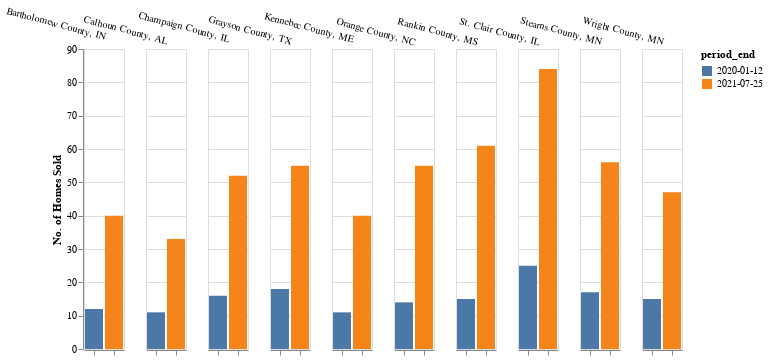

Notebook code cell kept with this figure:
### Code cell
alt.Chart(biggest_jump_redfin).mark_bar().encode(
    x = alt.X('period_end', axis = alt.Axis(labels = False), title = None),
    y = alt.Y('value', title = "No. of Homes Sold"),
    color = alt.Color('period_end'),
    column = alt.Column('region_name', title = "", header = alt.Header(labelAngle = 15, labelPadding = -30, labelOrient = 'top'))
)

### Figure 1 — Vega-Lite specification as saved in the notebook (floating-point values rounded to 4 significant figures)
{"config": {"view": {"continuousWidth": 400, "continuousHeight": 300}}, "data": {"name": "data-49f7cba1e0cd3eb45cbcd0e428a54fda"}, "mark": "bar", "encoding": {"color": {"type": "nominal", "field": "period_end"}, "column": {"type": "nominal", "field": "region_name", "header": {"labelAngle": 15, "labelOrient": "top", "labelPadding": -30}, "title": ""}, "x": {"type": "nominal", "axis": {"labels": false}, "field": "period_end", "title": null}, "y": {"type": "quantitative", "field": "value", "title": "No. of Homes Sold"}}, "$schema": "https://vega.github.io/schema/vega-lite/v4.8.1.json", "datasets": {"data-49f7cba1e0cd3eb45cbcd0e428a54fda": [{"region_name": "Rankin County, MS", "difference_pct": 306.7, "period_end": "2021-07-25", "value": 61.0}, {"region_name": "Orange County, NC", "difference_pct": 292.9, "period_end": "2021-07-25", "value": 55.0}, {"region_name": "Kennebec County, ME", "difference_pct": 263.6, "period_end": "2021-07-25", "value": 40.0}, {"region_name": "St. Clair County, IL", "difference_pct": 236.0, "period_end": "2021-07-25", "value": 84.0}, {"region_name": "Bartholomew County, IN", "difference_pct": 233.3, "period_end": "2021-07-25", "value": 40.0}, {"region_name": "Stearns County, MN", "difference_pct": 229.4, "period_end": "2021-07-25", "value": 56.0}, {"region_name": "Champaign County, IL", "difference_pct": 225.0, "period_end": "2021-07-25", "value": 52.0}, {"region_name": "Wright County, MN", "difference_pct": 213.3, "period_end": "2021-07-25", "value": 47.0}, {"region_name": "Grayson County, TX", "difference_pct": 205.6, "period_end": "2021-07-25", "value": 55.0}, {"region_name": "Calhoun County, AL", "difference_pct": 200.0, "period_end": "2021-07-25", "value": 33.0}, {"region_name": "Rankin County, MS", "difference_pct": 306.7, "period_end": "2020-01-12", "value": 15.0}, {"region_name": "Orange County, NC", "difference_pct": 292.9, "period_end": "2020-01-12", "value": 14.0}, {"region_name": "Kennebec County, ME", "difference_pct": 263.6, "period_end": "2020-01-12", "value": 11.0}, {"region_name": "St. Clair County, IL", "difference_pct": 236.0, "period_end": "2020-01-12", "value": 25.0}, {"region_name": "Bartholomew County, IN", "difference_pct": 233.3, "period_end": "2020-01-12", "value": 12.0}, {"region_name": "Stearns County, MN", "difference_pct": 229.4, "period_end": "2020-01-12", "value": 17.0}, {"region_name": "Champaign County, IL", "difference_pct": 225.0, "period_end": "2020-01-12", "value": 16.0}, {"region_name": "Wright County, MN", "difference_pct": 213.3, "period_end": "2020-01-12", "value": 15.0}, {"region_name": "Grayson County, TX", "difference_pct": 205.6, "period_end": "2020-01-12", "value": 18.0}, {"region_name": "Calhoun County, AL", "difference_pct": 200.0, "period_end": "2020-01-12", "value": 11.0}]}}
